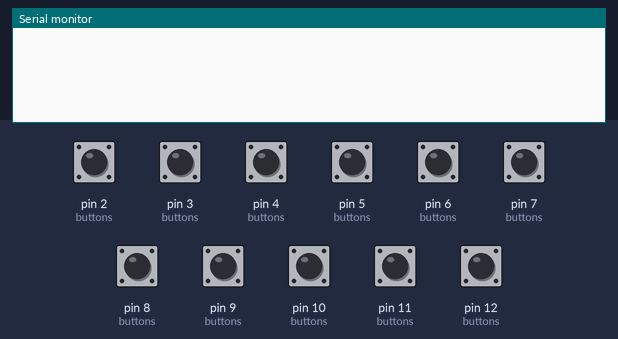
Simulated run of this sketch. Board: Arduino Uno, built with avr-gcc and run on an emulated ATmega328P. On the bench: the last lines printed to the serial monitor. The test bench sets the inputs (shaded band); at power-on: pin 2 (buttons), pin 3 (buttons), pin 4 (buttons), pin 5 (buttons), pin 6 (buttons), pin 7 (buttons), pin 8 (buttons), pin 9 (buttons), pin 10 (buttons), pin 11 (buttons), pin 12 (buttons) HIGH.

Above: at 1.2 s.
1.3 s: pin 2 (buttons) pulled LOW for 0.15 s
At 2.2 s:
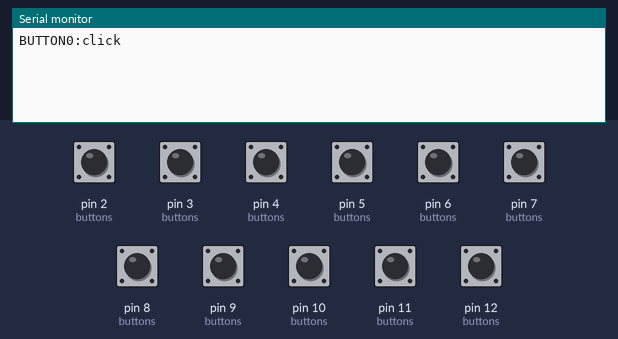
2.9 s: pin 3 (buttons) pulled LOW for 0.15 s
At 3.5 s:
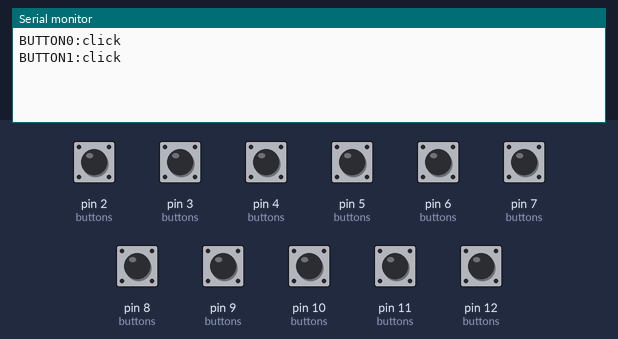
4.5 s: pin 4 (buttons) pulled LOW for 0.15 s
At 5.7 s:
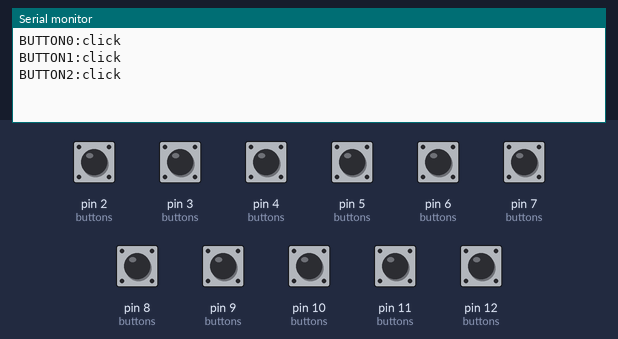
6.1 s: pin 5 (buttons) pulled LOW for 0.15 s
At 7.1 s:
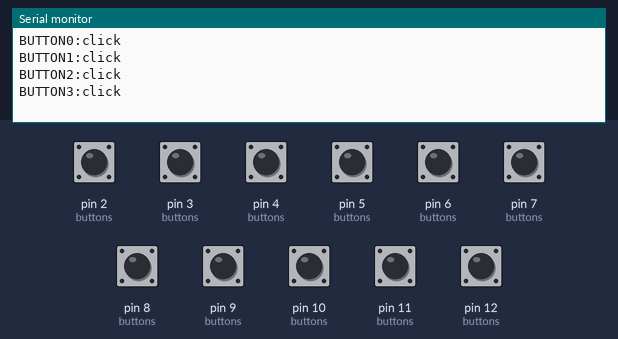
7.7 s: pin 6 (buttons) pulled LOW for 0.15 s
At 8.3 s:
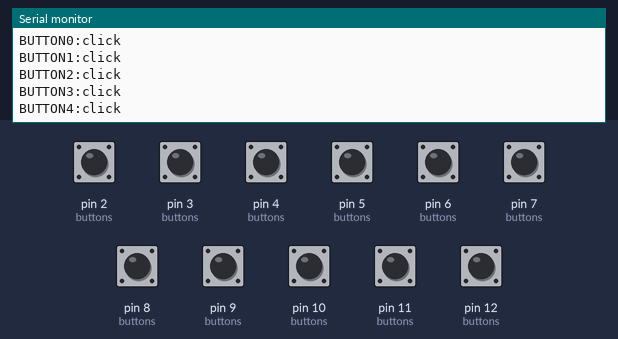
9.3 s: pin 7 (buttons) pulled LOW for 0.15 s
At 10.7 s:
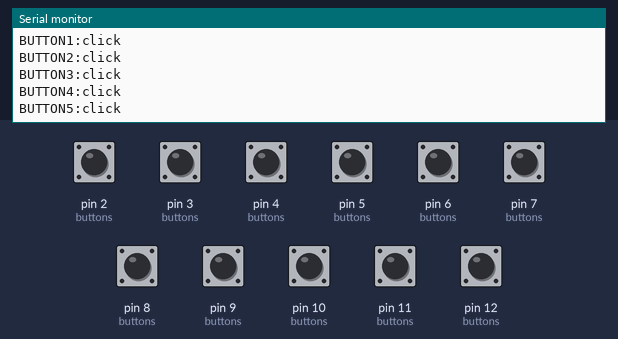
Timing chart, 0 to 11.9 s (numbered marks = the images above; inputs shaded):
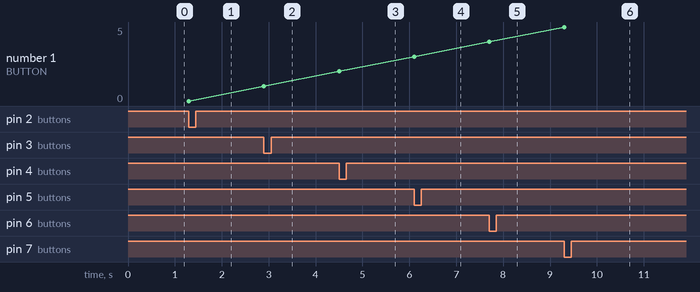

Measured:
- after the input at 1.3 s, the serial monitor: prints a new line at once (image 1)
- after the input at 2.9 s, the serial monitor: prints a new line at once (image 2)
- after the input at 4.5 s, the serial monitor: prints a new line at once (image 3)
- after the input at 6.1 s, the serial monitor: prints a new line at once (image 4)
- after the input at 7.7 s, the serial monitor: prints a new line at once (image 5)
- after the input at 9.3 s, the serial monitor: prints a new line at once (image 6)
- plotted number 1: 0 → 1 after the input at 2.9 s, 1 → 2 after the input at 4.5 s, 2 → 3 after the input at 6.1 s, 3 → 4 after the input at 7.7 s, 4 → 5 after the input at 9.3 s

The sketch:

msfs2020_control_board.ino
```cpp
typedef struct {
  String name;
  int pin;
  int ledPin;
  int previousState;
} switch_control;

typedef struct {
  String name;
  int clickPin;
  int aPin;
  int bPin;
  int previousClickState;
  int previousAState;
} dial_control;

typedef struct {
  String name;
  int pin;
  int previousState;
} button_control;

switch_control switches[9] = {
  { "SWITCH0", 22, 31 },
  { "SWITCH1", 23, 32 },
  { "SWITCH2", 24, 33 },
  { "SWITCH3", 25, 34 },
  { "SWITCH4", 26, 35 },
  { "SWITCH5", 27, 36 },
  { "SWITCH6", 28, 37 },
  { "SWITCH7", 29, 38 },
  { "SWITCH8", 30, 39 }
};

dial_control dials[4] = {
  { "DIAL0", 40, 41, 42 },
  { "DIAL1", 43, 44, 45 },
  { "DIAL2", 46, 47, 48 },
  { "DIAL3", 49, 50, 51 }
};

button_control buttons[11] = {
  { "BUTTON0", 2 },
  { "BUTTON1", 3 },
  { "BUTTON2", 4 },
  { "BUTTON3", 5 },
  { "BUTTON4", 6 },
  { "BUTTON5", 7 },
  { "BUTTON6", 8 },
  { "BUTTON7", 9 },
  { "BUTTON8", 10 },
  { "BUTTON9", 11 },
  { "BUTTON10", 12 }
};

void setup() {
  // Init Switches & LEDs
  for (int i = 0; i < 9; i++) {
    pinMode(switches[i].pin, INPUT_PULLUP);
    pinMode(switches[i].ledPin, OUTPUT);
  }

  // Init Dials
  for (int i = 0; i < 4; i++) {
    pinMode(dials[i].clickPin, INPUT_PULLUP);
    pinMode(dials[i].aPin, INPUT_PULLUP);
    pinMode(dials[i].bPin, INPUT_PULLUP);
  }

  // Init Buttons
  for (int i = 0; i < 11; i++) {
    pinMode(buttons[i].pin, INPUT_PULLUP);
  }

  Serial.begin(9600);
}

void loop() {
  // Check switches
  for (int i = 0; i < 9; i++) {
    int currentState = digitalRead(switches[i].pin);
    if (currentState == HIGH && switches[i].previousState == LOW) { // Switch just went HIGH (off)
      digitalWrite(switches[i].ledPin, LOW);
      Serial.println(switches[i].name + ":off");
    }
    else if (currentState == LOW && switches[i].previousState == HIGH) { // Switch just went LOW (on)
      digitalWrite(switches[i].ledPin, HIGH);
      Serial.println(switches[i].name + ":on");
    }
    switches[i].previousState = currentState;
  }

  //Check dials
  for (int i = 0; i < 4; i++) {
    // First check the click
    int currentClickState = digitalRead(dials[i].clickPin);
    if (currentClickState == LOW && dials[i].previousClickState == HIGH) { // Click just happened
      Serial.println(dials[i].name + ":click");
    }

    // Now check the potentiometer
    int currentAState = digitalRead(dials[i].aPin);
    int currentBState = digitalRead(dials[i].bPin);
    if (currentAState != dials[i].previousAState){
      if (currentAState != currentBState) {
       if (dials[i].previousAState == 1) {
        Serial.println(dials[i].name + ":down");
       }
      } else {
       if (dials[i].previousAState == 0) {
        Serial.println(dials[i].name + ":up");
       }
      }
    }

    // Store states for next loop
    dials[i].previousAState = currentAState;
    dials[i].previousClickState = currentClickState;
  }

  // Check buttons
  for (int i = 0; i < 11; i++) {
    int currentState = digitalRead(buttons[i].pin);
    if (currentState == LOW && buttons[i].previousState == HIGH) { // Click just happened
      Serial.println(buttons[i].name + ":click");
    }
    buttons[i].previousState = currentState;
  }
}
```
